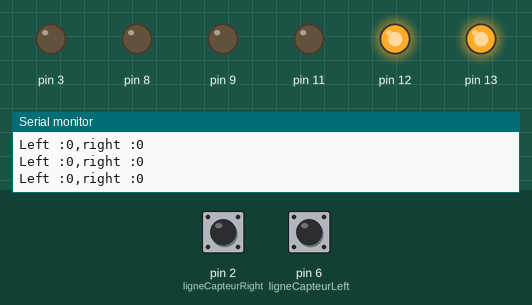
Recording of a sketch running on a simulated Arduino Uno, built with avr-gcc and run on an emulated ATmega328P. On the bench: output pins drawn as LEDs (lit = HIGH), the last lines printed to the serial monitor. The test bench sets the inputs (shaded band); at power-on: pin 2 (ligneCapteurRight) LOW, pin 6 (ligneCapteurLeft) LOW.

Above: at 1.2 s.
1.3 s: pin 2 (ligneCapteurRight) pulled HIGH for 0.25 s
At 1.7 s:
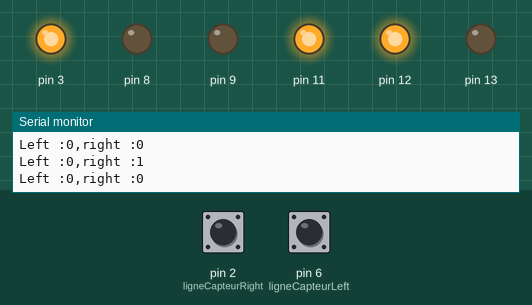
3.3 s: pin 6 (ligneCapteurLeft) pulled HIGH for 0.25 s
At 3.7 s:
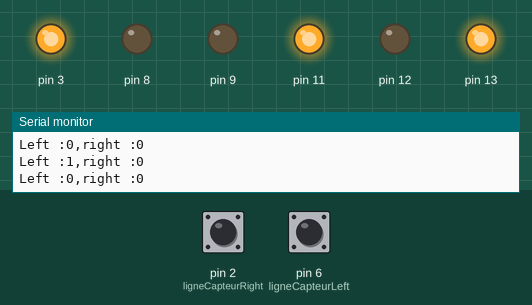
5.3 s: pin 6 (ligneCapteurLeft) pulled HIGH for 3.2 s
At 9.9 s:
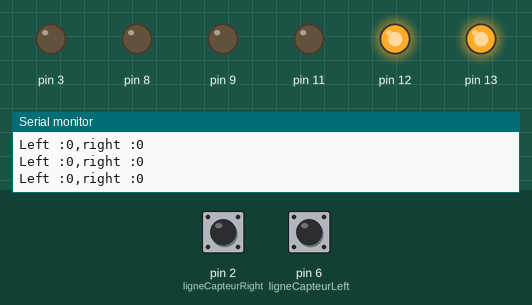
10.2 s: pin 2 (ligneCapteurRight) pulled HIGH for 3.2 s
At 11.4 s:
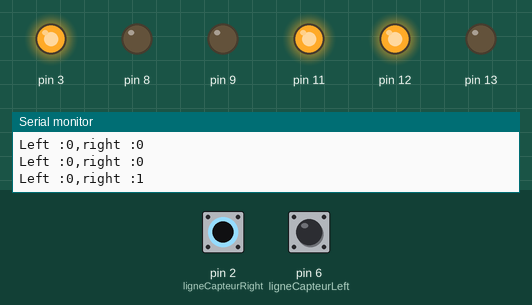
Timing chart, 0 to 15.1 s (numbered marks = the images above; inputs shaded):
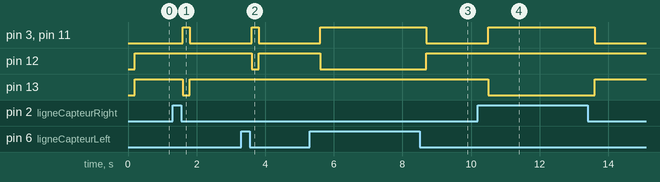

Measured:
- after the input at 1.3 s, pin 3, pin 11: LOW → HIGH after 0.30 s, → LOW 0.20 s later; pin 13: HIGH → LOW after 0.30 s, → HIGH 0.20 s later
- after the input at 3.3 s, pin 3, pin 11: LOW → HIGH after 0.31 s, → LOW 0.20 s later; pin 12: HIGH → LOW after 0.31 s, → HIGH 0.20 s later
- after the input at 5.3 s, pin 3, pin 11: LOW → HIGH after 0.31 s, → LOW 3.1 s later; pin 12: HIGH → LOW after 0.31 s, → HIGH 3.1 s later
- after the input at 10.2 s, pin 3, pin 11: LOW → HIGH after 0.30 s, → LOW 3.1 s later; pin 13: HIGH → LOW after 0.30 s, → HIGH 3.1 s later

The sketch:

suiveurLigne.ino
```cpp
#include <SharpIR.h>

//infrarouge pin
#define IRPinLeft A3
#define IRPinRight A2

#define left 0
#define right !left

#define ligneCapteurLeft 6
#define ligneCapteurRight 2

#define minDis 20 //la distance minimum ultrason
#define minDisInfrarouge 20//la distance minimum Infrarouge
#define maxDis 150 //la distance maximum ultrason
#define sec 1200  //delai
#define vSon 59 //valeur de temps en µs d'un aller retour du son sur 1cm

//********//

bool running_ = true;
int vitesse =0;
int turningDelay =50;
int turningSpeed =125;

//

SharpIR sensorLeft( SharpIR::GP2Y0A02YK0F, IRPinLeft );
SharpIR sensorRight( SharpIR::GP2Y0A02YK0F, IRPinRight );

//structure
struct Motor{
  int brake,direction_,speed_;
  } ;
struct Motor motor2,motor1;


void setup() {
  Serial.begin(9600);
  initMotor(&motor1,9,12,3);
  initMotor(&motor2,8,13,11);
  pinMode(ligneCapteurRight,INPUT);
  pinMode(ligneCapteurLeft,INPUT);
}
void initMotor(Motor* motor,int br,int dir,int spd){
  motor->brake = br;
  motor->direction_= dir;
  motor->speed_ = spd;

  pinMode(motor->brake, OUTPUT); //Initiates Motor Channel A pin
  pinMode(motor->direction_, OUTPUT); //Initiates Brake Channel A pin
  pinMode(motor->speed_, OUTPUT); //Initiates Brake Channel A pin
}

void loop() {
  int leftCap = digitalRead(ligneCapteurLeft);
  int rightCap = digitalRead(ligneCapteurRight);
  Serial.print("Left :");
  Serial.print(leftCap);
  Serial.print(",right :");
  Serial.println(rightCap);
  delay(200);

  avancer(vitesse);
  if(leftCap){
    tourner(0,left,turningSpeed);
    while((leftCap = digitalRead(ligneCapteurLeft))){}
  }else if (rightCap){
    tourner(0,right,turningSpeed);
    while((rightCap = digitalRead(ligneCapteurRight))){}
  }
}

void avancer(int vitesse){
  digitalWrite(motor1.brake,LOW);
  digitalWrite(motor2.brake,LOW);
  digitalWrite(motor1.direction_,HIGH);
  digitalWrite(motor2.direction_,HIGH);
  digitalWrite(motor1.speed_,vitesse);
  digitalWrite(motor2.speed_,vitesse);
}
/*
int getSoundDis(){
  int sum = 0;
  int iters = 5;
  for(int i=0;i<iters;i++){
    digitalWrite(trigPin, LOW);
    delayMicroseconds(2);

    digitalWrite(trigPin, HIGH);
    delayMicroseconds(10);
    int dur = pulseIn(echoPin,HIGH);
    delay(50);
    sum+=dur;
  }
  sum /= iters;
  return sum/vSon;  //vSon :valeur de temps pour parcourir 1cm en microseconde
}
*/
void arreter(){
  digitalWrite(motor1.brake,HIGH);
  digitalWrite(motor2.brake,HIGH);
}
void moveBack(int vitesse,int disRight,int disLeft){
  while(disRight <minDisInfrarouge && disLeft<minDisInfrarouge){
      digitalWrite(motor1.brake,LOW);
      digitalWrite(motor2.brake,LOW);
      digitalWrite(motor1.direction_,LOW);
      digitalWrite(motor2.direction_,LOW);
      digitalWrite(motor1.speed_,vitesse);
      digitalWrite(motor2.speed_,vitesse);
      disRight=sensorRight.getDistance();
      disLeft = sensorLeft.getDistance();
  }
  if(disRight < disLeft){
      tourner(turningDelay,left,turningSpeed);
      arreter();
  }
  else{
    tourner(turningDelay,right,turningSpeed);
    arreter();
  }
}

void tourner(int duration,int dir,int vitesse){
  digitalWrite(motor1.brake,LOW);
  digitalWrite(motor2.brake,LOW);
  digitalWrite(motor1.direction_,dir?HIGH:LOW);
  digitalWrite(motor2.direction_,!dir?HIGH:LOW);
  digitalWrite(motor1.speed_,vitesse);
  digitalWrite(motor2.speed_,vitesse);
  delay(duration);
}
```
